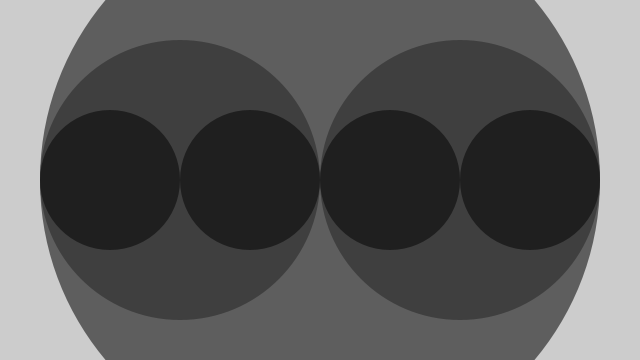
Frame 1 (no input)
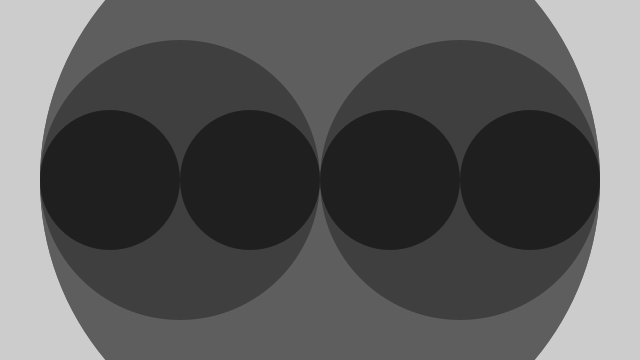
Frame 2 (the mouse pressed at the canvas centre, redrawn once)

The Processing sketch that drew these frames (run headless with seeded random() and noise(); the mouse was pressed at the canvas centre and the sketch redrawn once):

// Processing sketch: recursionExampleVisual
// ── recursionExampleVisual.pde
//Code from https://processing.org/examples/recursion.html

void setup() {
  size(640, 360);
  noStroke();
  noLoop();
}

void draw() {
  drawCircle(width/2, 280, 3);
}

void drawCircle(int x, int radius, int level) {                    
  float tt = 126 * level/4.0;
  fill(tt);
  ellipse(x, height/2, radius*2, radius*2);      
  if(level > 1) {
    level = level - 1;
    drawCircle(x - radius/2, radius/2, level);
    drawCircle(x + radius/2, radius/2, level);
  }
}
